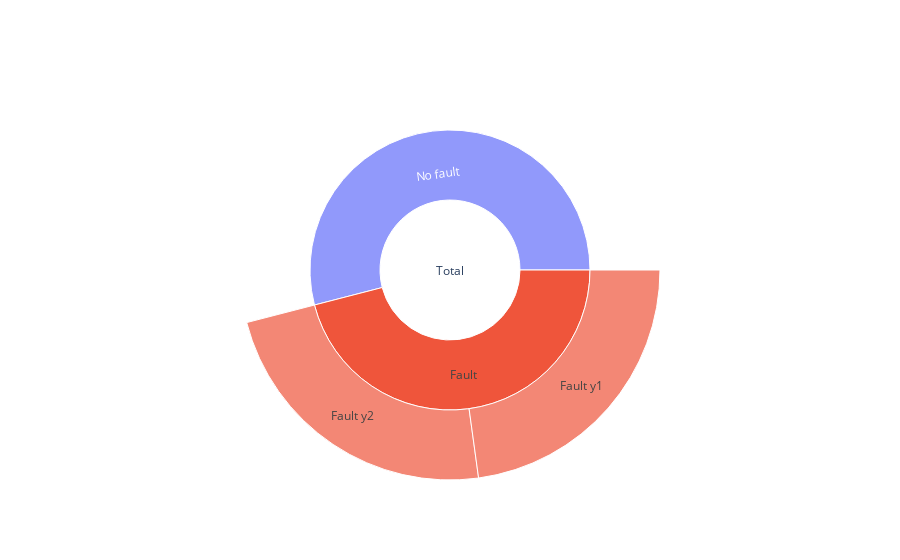

Here is the notebook cell this chart was saved with:
### Code cell
data = dict(
    categories = ['Total', 'No fault', 'Fault','Fault y1', 'Fault y2'],
    parent = ['', 'Total', 'Total', 'Fault', 'Fault'],
    value = [df.shape[0], n_no_faults, n_faults_y1+n_faults_y2, n_faults_y1, n_faults_y2]
)

fig = px.sunburst(data, names='categories', parents='parent', values='value', branchvalues='total')
fig.show()

### Figure 1 — Plotly figure (JSON) as saved in the notebook; plotly's stock layout.template omitted (floating-point values rounded to 4 significant figures)
{"data": [{"branchvalues": "total", "domain": {"x": [0, 1], "y": [0, 1]}, "hovertemplate": "categories=%{label}<br>value=%{value}<br>parent=%{parent}<extra></extra>", "labels": ["Total", "No fault", "Fault", "Fault y1", "Fault y2"], "name": "", "parents": ["", "Total", "Total", "Fault", "Fault"], "type": "sunburst", "values": [34720, 18758, 15962, 7925, 8037]}], "layout": {"legend": {"tracegroupgap": 0}, "margin": {"t": 60}}}
